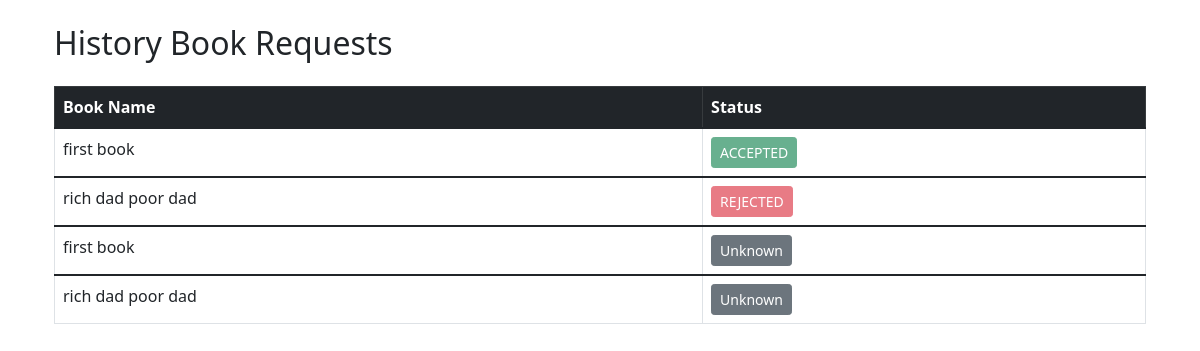
Screenshot of /history_requests (signed in) with the database file from the repository.
### tables this page shows
CREATE TABLE books (
    id INTEGER PRIMARY KEY AUTOINCREMENT,
    name TEXT NOT NULL,
    description TEXT NOT NULL,
    category_id INTEGER,
    url TEXT,
    nombre INTEGER NOT NULL,
    price INTEGER NOT NULL,
    AUTHOR TEXT NOT NULL,
    FOREIGN KEY (category_id) REFERENCES categories(id)
);

CREATE TABLE commande (
    id INTEGER PRIMARY KEY,
    user_id INTEGER,
    book_id INTEGER,
    accepted BIT,
    FOREIGN KEY (user_id) REFERENCES user(id),
    FOREIGN KEY (book_id) REFERENCES books(id)
);

### app.py (the view)
@app.route('/history_requests', methods=['GET', 'POST'])
def history_requests():
    conn = sqlite3.connect('bookstore.db')
    cursor = conn.cursor()
    commandes = cursor.execute("SELECT * FROM commande where user_id = ?", (session['user_id'], )).fetchall()
    books = []
    for c in commandes:
        book = cursor.execute("SELECT * FROM books where id = ?", (c[2],)).fetchall()
        books.append(book[0][1])
    conn.close()
    return render_template('/transaction_details.html', commandes=commandes, books = books)

### templates/transaction_details.html
{% extends "base.html" %}
{% block content %}
<div class="container mt-4">
    <h2 class="mb-4">History Book Requests</h2>
    <table class="table table-bordered table-hover">
        <thead class="table-dark">
        <tr>
            <th>Book Name</th>
            <th>Status</th>
        </tr>
        </thead>
        {% for commande in commandes %}
        <tbody>
        <tr>
            <td>{{ books[loop.index - 1]}}</td>
            <td>
                {% if commande[3] ==  0%}
                    <a class="btn btn-secondary btn-sm">Unknown</a>
                {% else %}
                <button disabled class="btn {{ "btn-success" if commande[3] == 1 else "btn-danger"}}  btn-sm">{{ "ACCEPTED" if commande[3] == 1 else "REJECTED" }}</button>
                {% endif %}
            </td>
        </tr>
        {% endfor %}
        </tbody>
    </table>
</div>
{% endblock %}

### rows the page displays
commande: accepted "ACCEPTED"
books: name "first book"
commande: accepted "REJECTED"
books: name "rich dad poor dad"
commande: accepted "Unknown"
commande: accepted "Unknown"
